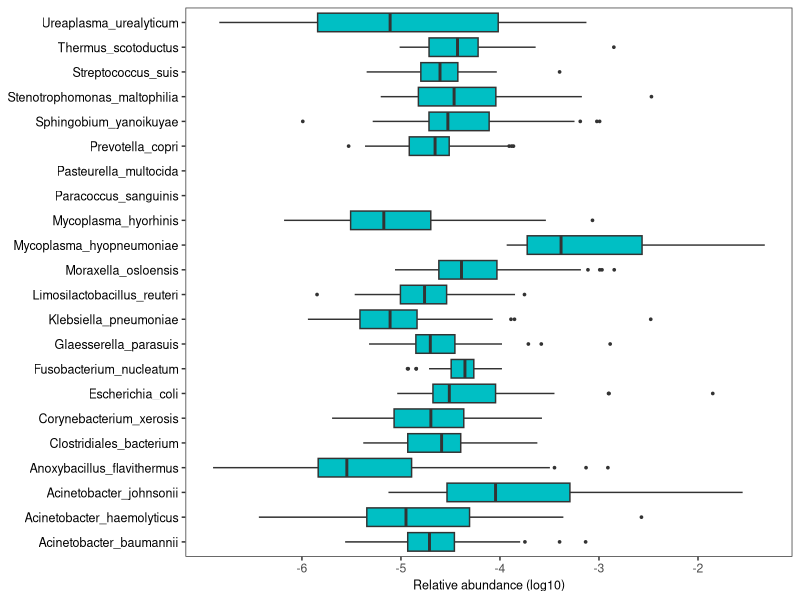
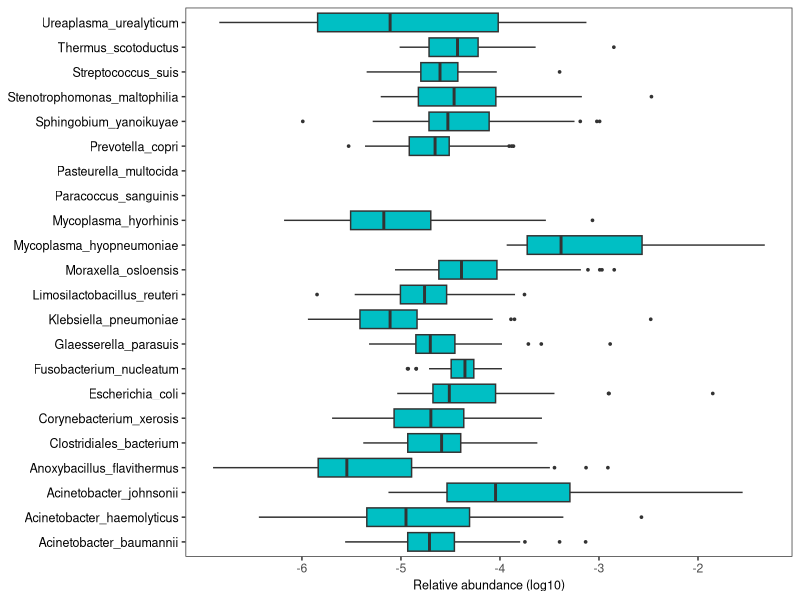

Here is the R script that generated these plots, in order: (Note: this script raises an error after producing the figures.)
library(reshape2)
library(ggplot2)
spec_hl <- read.table("hl_core_species.tab" ,header=F,row.names=1, sep="\t")
spec_svll <- read.table("svll_core_species.tab" ,header=F,row.names=1, sep="\t")
###otained top20 species in the HL
spec_hl_mean <- apply(spec_hl,1 , mean)
spec_hl_top20<- spec_hl[order(spec_hl_mean,decreasing = T)[1:20],]
spec_hl_top20_log <- log10(spec_hl_top20)
###obtained top20 species in the SVlL
spec_svll_mean <- apply(spec_svll,1 , mean)
spec_svll_top20<- spec_hl[order(spec_svll_mean,decreasing = T)[1:20],]
spec_svll_top20_log <- log10(spec_svll_top20)
###find unique species in the SVLL 
svll_uniq <- setdiff(rownames(spec_svll_top20),rownames(spec_hl_top20))		
rep <- rep(NA,ncol(spec_hl_top20))	
length(svll_uniq )
top20_hl_add <- rbind(spec_hl_top20_log, rep,rep)
rownames(top20_hl_add)[21:22] <- svll_uniq
top20_hl_add$spec_hlies <- rownames(top20_hl_add)
top20_hl_add.melt <- melt(top20_hl_add)
###core species in HL
ggplot(top20_hl_add.melt, aes(x=spec_hlies, y=value))+ 
	geom_boxplot(fill="#00BFC4", outlier.size=0.6)+coord_flip()+ 
	scale_x_discrete(limits=rev(levels(top20_hl_add.melt$spec_hlies)))+
	scale_y_continuous(breaks=c(-6,-5,-4,-3,-2))+labs(y="Relative abundance (log10)",x=NULL)+theme_bw()+   
	theme(panel.grid.major = element_blank(),
	      panel.grid.minor = element_blank(),
	      plot.title = element_text(hjust = 0.5),
	      xis.text.x = element_text(size = 9,color="black"), 
	      axis.text.y = element_text(size = 9,color="black"),
	      axis.title.x = element_text(size = 9,color="black"))
ggsave("hl_top20_combine.pdf",width=3.5,height=5)

###find unique species in the HL 
hl_uniq <- setdiff(rownames(spec_hl_top20),rownames(spec_svll_top20))
rep <- rep(NA,ncol(spec_svll_top20))
top20_svll_add <- rbind(spec_svll_top20_log, rep,rep)
rownames(top20_svll_add)[21:22] <- hl_uniq
top20_svll_add$spec_svllies <- rownames(top20_svll_add)
top20_svll_add.melt <- melt(top20_svll_add)

###core species in HL
ggplot(top20_svll_add.melt, aes(x=spec_hlies, y=value))+ 
	geom_boxplot(fill="#f8766d", outlier.size=0.6)+coord_flip()+ 
	scale_x_discrete(limits=rev(levels(top20_svll_add.melt$spec_hlies)))+
	scale_y_continuous(breaks=c(-6,-5,-4,-3,-2))+labs(y="Relative abundance (log10)",x=NULL)+theme_bw()+   
	theme(panel.grid.major = element_blank(),
	      panel.grid.minor = element_blank(),
	      plot.title = element_text(hjust = 0.5),
	      xis.text.x = element_text(size = 9,color="black"), 
	      axis.text.y = element_text(size = 9,color="black"),
	      axis.title.x = element_text(size = 9,color="black"))
ggsave("svll_top20_combine.pdf",width=3.5,height=5)
